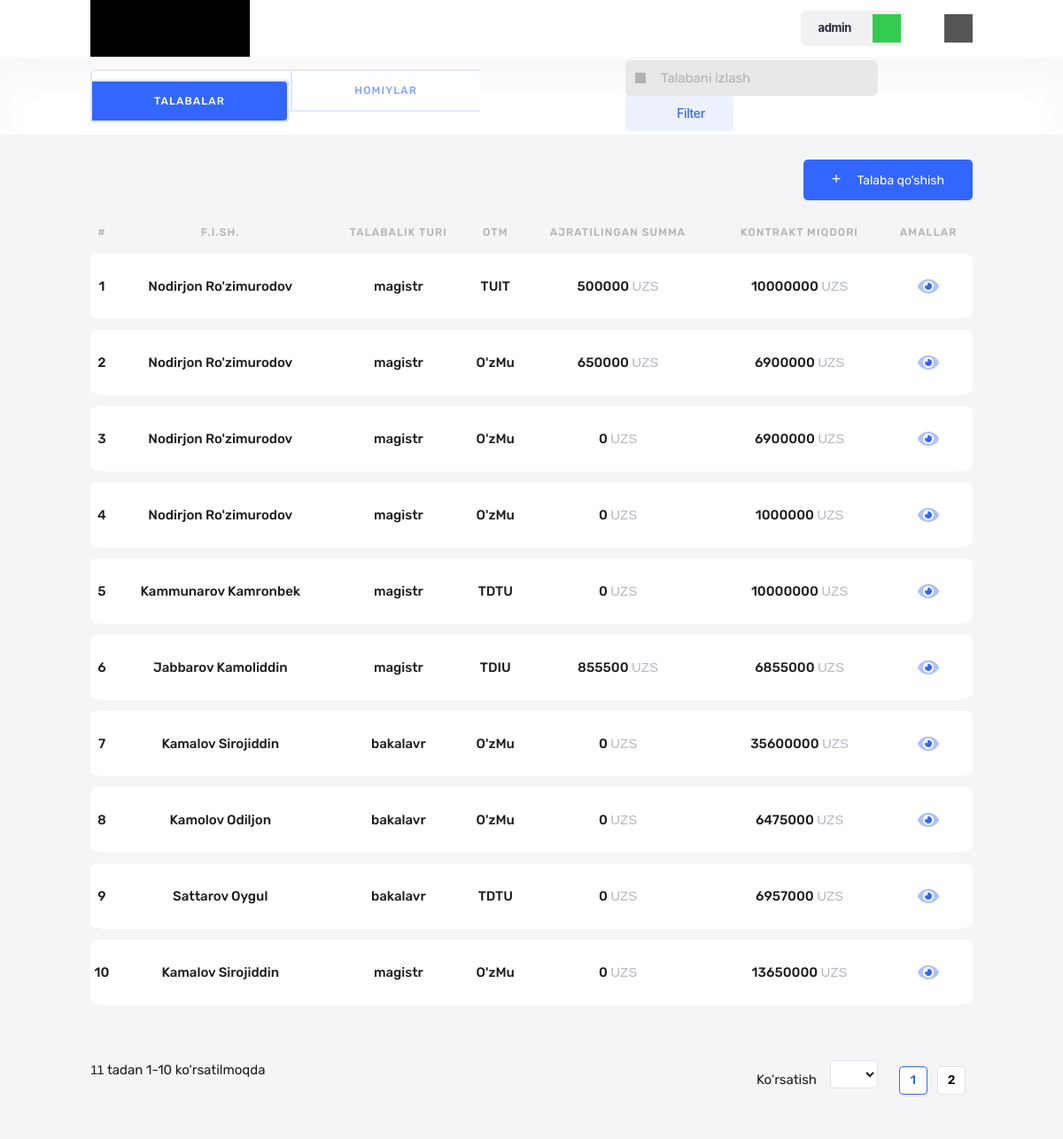
/main/students/ (signed in), run on the app's committed database.
### main/models.py (models this page shows, shortened)
class Student(models.Model):
    t_turi_choices = (
        ("bakalavr", "Bakalavr daraja"),
        ('magistr', "Magistratura talabasi")
    )
    otm = models.ForeignKey(University, models.SET_NULL, null=True)
    fish = models.CharField(max_length=255)
    phone = models.CharField(max_length=25)
    t_turi = models.CharField(max_length=25, choices=t_turi_choices)
    kontrakt = models.BigIntegerField()
    created_at = models.DateTimeField(auto_now_add=True)

class University(models.Model):
    name = models.CharField(max_length=255)

### main/views.py (the view)
# urls.py: path('students/', studentsView, name='students'),
@login_required(login_url='login')
def studentsView(request):
    print(request.GET)
    try:
        viewpage = int(request.GET['view_page'])
    except:
        viewpage = 10
    try:
        page = int(request.GET['page'])
    except:
        page = 1
    if not (viewpage):
        viewpage = 10
    if not (page):
        page = 1
    try:
        turi = request.GET.get('filter-turi')
        otm = request.GET.get('filter-otm')
        if turi == 'all':
            if otm == 'all':
                all = Student.objects.all().order_by('id')
            else:
                all = Student.objects.filter(otm_id=int(otm))
        else:
            if otm == 'all':
                all = Student.objects.filter(t_turi=turi).order_by('id')
            else:
                all = Student.objects.filter(otm_id=int(otm), t_turi=turi)
    except:
        all = Student.objects.all().order_by('id')
    jami = len(all)
    pages = ceil(jami / viewpage)
    viewpages = [
        {'number': 10},
        {'number': 15},
        {'number': 20}
    ]
    if jami >= page * viewpage:
        students = all[(page - 1) * viewpage:viewpage]
    else:
        students = all[(page - 1) * viewpage:]
    data = []
    sanoq = (page - 1) * viewpage + 1
    for i in students:
        student = {
            'id': i.id,
            'N': sanoq,
            'fish': i.fish,
            'phone': i.phone,
            'kontakt': i.kontrakt,
            'turi': i.t_turi,
            'otm': i.otm.name,
            'homiy_amount': sum([j.amount for j in Homiy.objects.filter(student=i)])
        }
        if not student['homiy_amount']:
            student['homiy_amount'] = 0
        data.append(student)
        sanoq += 1
    students = data
    otm = University.objects.all()
    context = {
        'jami': jami,
        'pages': range(1, pages + 1),
        'viewpages': viewpages,
        'viewpage': viewpage,
        'students': students,
        'otms': otm,
        'min': (page - 1) * viewpage + 1,
        'max': (page - 1) * viewpage + len(students),
        'page': page
    }
    return render(request, 'students.html', context)

### templates/students.html (shortened to what this page needs)
<!DOCTYPE html>
{% load static %}
<html lang="en">
  <head>
    <link rel="stylesheet" href="{% static 'styles/students.css' %}" />
  </head>
  <body>
    <header>
      <div class="container">
        <div class="header_inner">
          <div class="header__logo"></div>
          <div class="header_account">
            <div class="account-name">{{ request.user.username }} <span></span></div>
            <div class="account-exit"></div>
          </div>
        </div>
      </div>
      <div class="filter">
        <div class="container">
          <div class="filter--inner">
            <div class="radio-btns">
              <a href="{% url 'home' %}" id="dashboard">Dashboard</a>
              <a href="{% url 'homiy' %}" id="homiylar">homiylar</a>
              <a href="{% url 'students' %}" id="talabalar">Talabalar</a>
            </div>
            <div class="filter-inner">
              <input class="filter-input" type="text" id="talabasearch" onkeyup="talaba_search()" placeholder="Talabani izlash" />
              <button class="main__btn">Filter</button>
            </div>
          </div>
        </div>
      </div>
    </header>
    <main>
      <div class="container">
        <div class="homiylar_inner">
          <a href="{% url 'add-student' %}" id="talaba_qoshish"
            ><span>+</span> Talaba qo'shish</a
          >
          <table id="homiy_block" cellspacing="0" cellpadding="0">
            <tr>
              <th>#</th>
              <th>F.i.sh.</th>
              <th>Talabalik turi</th>
              <th>OTM</th>
              <th>Ajratilingan summa</th>
              <th>Kontrakt miqdori</th>
              <th>Amallar</th>
            </tr>
              {% for i in students %}
            <tr>
              <td>{{ i.N }}</td>
              <td>{{ i.fish }}</td>
              <td>{{ i.turi }}</td>
              <td>{{ i.otm }}</td>
              <td>{{ i.homiy_amount }} <span>UZS</span></td>
              <td>{{ i.kontakt }} <span>UZS</span></td>
              <td>
                <a href="{% url 'single-student' i.id %}"
                  ><img src="{% static 'img/eye.png' %}" alt="eye"
                /></a>
              </td>
            </tr>
              {% endfor %}
          </table>
          <div class="table_info">
            <div class="view_count">
              <span>{{ jami }}</span> tadan {{ min }}-{{ max }} ko‘rsatilmoqda
            </div>
            <form class="buttons">
              <label for="view_page">Ko‘rsatish</label>
                    <select style="display:inline-block" onchange="this.form.submit()" name="view_page" id="view_page">
                        {% for view_page in viewpages %}
                            {% if view_page.number == viewpage %}
                                <option selected value="{{ view_page.number }}">{{ view_page.number }}</option>
                            {% else %}
                                <option value="{{ view_page.number }}">{{ view_page.number }}</option>
                            {% endif %}
                        {% endfor %}
                    </select>
              {% for i in pages %}
                        {% if i == page %}
                            <button id="first" name="page" value="{{ i }}">{{ i }}</button>
                        {% else %}
                            <button name="page" value="{{ i }}">{{ i }}</button>
                        {% endif %}
                    {% endfor %}
            </form>
          </div>
        </div>
      </div>
    </main>
  </body>
</html>

### data on the page
Student: fish "Nodirjon Ro'zimurodov", turi "magistr"
University: otm "TUIT"
Student: fish "Nodirjon Ro'zimurodov", turi "magistr"
University: otm "O'zMu" "O'zMu" "O'zMu" "O'zMu" "O'zMu" "O'zMu"
Student: fish "Nodirjon Ro'zimurodov", turi "magistr"
Student: fish "Nodirjon Ro'zimurodov", turi "magistr"
Student: fish "Kammunarov Kamronbek", turi "magistr"
University: otm "TDTU" "TDTU"
Student: fish "Jabbarov Kamoliddin", turi "magistr"
University: otm "TDIU"
Student: fish "Kamalov Sirojiddin", turi "bakalavr"
Student: fish "Kamolov Odiljon", turi "bakalavr"
Student: fish "Sattarov Oygul", turi "bakalavr"
Student: fish "Kamalov Sirojiddin", turi "magistr"

### other printed values
{{ request.user.username }} "admin"
{{ i.N }} "1" "2" "3" "4" "5" "6" "7" "8" "9" "10"
{{ i.homiy_amount }} "500000" "650000" "0" "0" "0" "855500" "0" "0" "0" "0"
{{ i.kontakt }} "10000000" "6900000" "6900000" "1000000" "10000000" "6855000" "35600000" "6475000" "6957000" "13650000"
{{ jami }} "11"
{{ min }} "1"
{{ max }} "10"
{{ i }} "1"
{{ i }} "2"
form field view_page "10"
